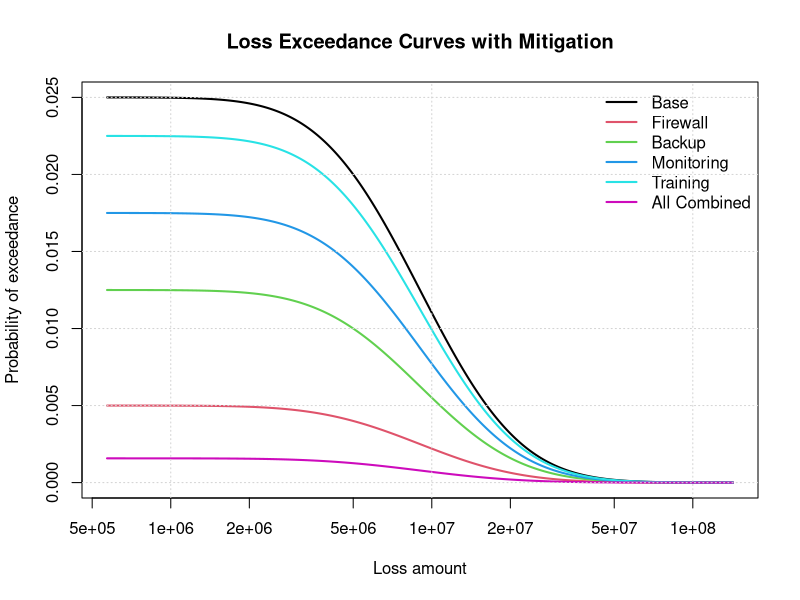

R code for this plot:
# Input: Lower and upper 90% estimates (5th and 95th percentiles)
lower <- 2850000     
upper <- 28500000
prob_event <- 0.025  # probability of occurrence

# Constant: width of 90% CI in z-scores
#z_width <- 3.28971

p_low <- 0.05
p_high <- 0.95
z_width <- qnorm(p_high) - qnorm(p_low)

# --- Derive lognormal parameters ---
mu <- (log(lower) + log(upper)) / 2
sigma <- (log(upper) - log(lower)) / z_width

# --- Define mitigants ---
# Each mitigant reduces the probability by a proportion
mitigants <- data.frame(
  Name = c("Firewall", "Backup", "Monitoring", "Training"),
  Reduction = c(0.80, 0.50, 0.30, 0.10)  # e.g. Firewall reduces prob by 80%
)

# --- Compute combined mitigation effects ---
# Individual mitigants: apply each separately
scenarios <- data.frame(
  Scenario = c("Base", mitigants$Name, "All Combined"),
  Prob = c(
    prob_event,
    prob_event * (1 - mitigants$Reduction),
    prob_event * prod(1 - mitigants$Reduction)
  )
)

print(scenarios)

# --- Prepare loss values for exceedance curve ---
loss_values <- exp(seq(log(lower/5), log(upper*5), length.out = 300))

# --- Compute exceedance probabilities for each scenario ---
exceed_curves <- lapply(scenarios$Prob, function(p) {
  p * (1 - pnorm((log(loss_values) - mu) / sigma))
})

# --- Plot results ---
plot(loss_values, exceed_curves[[1]], type = "l", log = "x",
     lwd = 2, col = 1,
     xlab = "Loss amount", ylab = "Probability of exceedance",
     main = "Loss Exceedance Curves with Mitigation")

for (i in 2:length(exceed_curves)) {
  lines(loss_values, exceed_curves[[i]], col = i, lwd = 2)
}

legend("topright", legend = scenarios$Scenario, col = 1:length(exceed_curves),
       lwd = 2, bty = "n")

grid()
